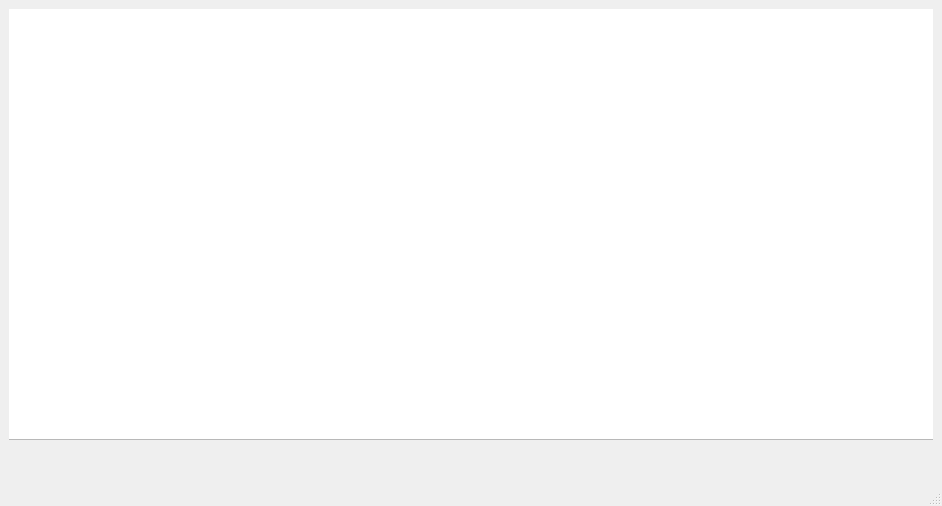
<?xml version="1.0" encoding="UTF-8"?>
<ui version="4.0">
 <class>MainWindow</class>
 <widget class="QMainWindow" name="MainWindow">
  <property name="geometry">
   <rect>
    <x>0</x>
    <y>0</y>
    <width>942</width>
    <height>506</height>
   </rect>
  </property>
  <property name="windowTitle">
   <string>MainWindow</string>
  </property>
  <widget class="QWidget" name="centralwidget">
   <layout class="QVBoxLayout" name="verticalLayout">
    <item>
     <widget class="QStackedWidget" name="stackedWidget">
      <property name="currentIndex">
       <number>1</number>
      </property>
      <widget class="QWidget" name="page">
       <widget class="QPushButton" name="btnStart">
        <property name="geometry">
         <rect>
          <x>540</x>
          <y>260</y>
          <width>211</width>
          <height>61</height>
         </rect>
        </property>
        <property name="font">
         <font>
          <pointsize>14</pointsize>
         </font>
        </property>
        <property name="text">
         <string>开始游戏</string>
        </property>
       </widget>
      </widget>
      <widget class="QWidget" name="page_2">
       <widget class="QGraphicsView" name="graphicsView">
        <property name="geometry">
         <rect>
          <x>-10</x>
          <y>-20</y>
          <width>961</width>
          <height>451</height>
         </rect>
        </property>
       </widget>
      </widget>
     </widget>
    </item>
   </layout>
  </widget>
  <widget class="QMenuBar" name="menubar">
   <property name="geometry">
    <rect>
     <x>0</x>
     <y>0</y>
     <width>942</width>
     <height>24</height>
    </rect>
   </property>
  </widget>
  <widget class="QStatusBar" name="statusbar"/>
 </widget>
 <resources/>
 <connections/>
</ui>
